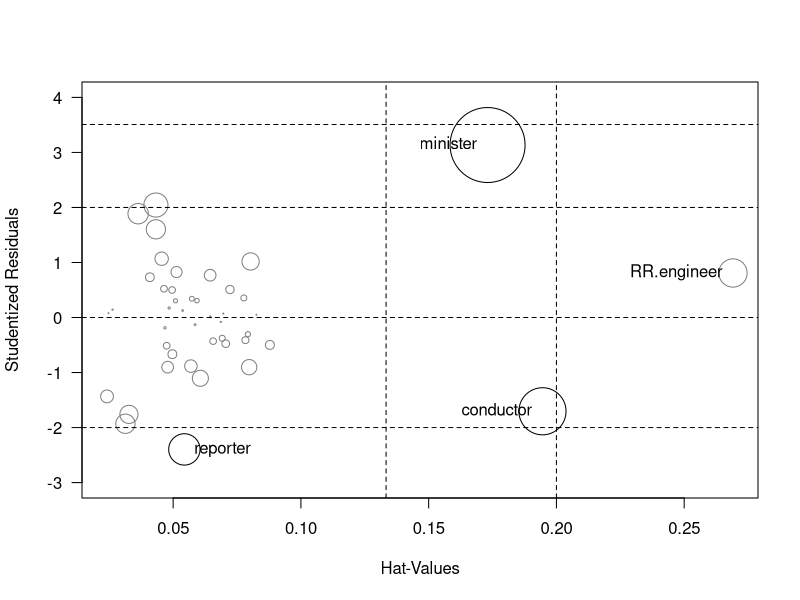

Source code (R): (Note: this script raises an error after producing the figure.)
##-------------------------------------------------------##
## An R Companion to Applied Regression, Second Edition  ##
##    Script for Chapter 8                               ##
##                                                       ##
##    John Fox and Sanford Weisberg                      ##
##    Sage Publications, 2011                            ##
##-------------------------------------------------------##

options(signif.stars=FALSE)

squareit <- function(x) {
  y <- x^2
  y
}
y <- 3
squareit(x=y)
y

inflPlot <- function(model, scale=10, col=c(1, 2),
    identify=TRUE, labels=names(rstud), ... ) {
    # Plot hatvalues, Studentized residuals, and Cook's distances
    #  for a linear or generalized linear model
    # Arguments:
    #  model: an lm or glm model object
    #  scale: a scaling factor for the circles representing Cook's D
    #  col: colors for non-noteworthy and noteworthy points
    #  identify points: label noteworthy points (TRUE or FALSE)
    #  labels: for identified points
    hatval <- hatvalues(model)
    rstud <- rstudent(model)
    cook <- sqrt(cooks.distance(model))
    scale <- scale/max(cook, na.rm = TRUE)
    p <- length(coef(model))
    n <- sum(!is.na(rstud))
    cutoff <- sqrt(4/(n - p))
    plot(hatval, rstud, xlab = "Hat-Values", ylab = "Studentized Residuals",
        cex=scale*cook, col=ifelse(cook > cutoff, col[2], col[1]), ...)
    abline(v = c(2, 3)*p/n, lty = "dashed")
    bonf <- qt(.025/n, df = n - p - 1, lower.tail=FALSE)
    abline(h=c(-bonf, -2, 0, 2, bonf), lty="dashed")
    if (identify)
    {
        noteworthy <- cook > cutoff | abs(rstud) > bonf | hatval > 2*p/n
        pos <- ifelse(hatval - mean(range(hatval, na.rm=TRUE)) <= 0, 4, 2)
        text(hatval[noteworthy], rstud[noteworthy], labels[noteworthy],
            pos = pos[noteworthy])
        return(which(noteworthy))
    }
    else return(invisible(NULL))
}

library(car)  # for Duncan data
inflPlot(lm(prestige ~ income + education, data=Duncan),
    ylim=c(-3, 4), las=1, col=gray(c(0.5, 0)))

(A <- matrix(c(1, 2, -4, 3, 5, 0), nrow=2, ncol=3))
(B <- matrix(1:6, 2, 3))
(C <- matrix(c(2, -2, 0, 1, -1, 1, 4 ,4, -4), 3, 3, byrow=TRUE))
A + B
A - B
A + C  # A and C not of the same order!
2*A

-A
A %*% C
(a <- rep(1, 3))
(b <- c(1, 5, 3))
C %*% a

a %*% C

a %*% b
outer(a, b)
t(B)
solve(C)
solve(C) %*% C  # check

library(MASS)
fractions(solve(C))
solve(C, b)
solve(C) %*% b

X <- cbind(1, as.matrix(Prestige[ , 1:3]))  # model matrix with constant
y <- Prestige[ , "prestige"]  # the response vector

head(X)  # first 6 rows
head(y)
head(Prestige[ , "prestige", drop=FALSE])
solve(t(X) %*% X) %*% t(X) %*% y
lm(prestige ~ education + income + women, data=Prestige)

R <- with(Prestige, cor(cbind(education, income, women)))
R  # correlation matrix
eigen(R)
det(R)
diag(R)  # extract diagonal

diag(R) <- NA  # set diagonal
R

diag(1:3)  # make diagonal matrix

diag(3)  # order-3 identity matrix

abs1 <- function(x) if (x < 0) -x else x
abs1(-5)
abs1(5)
abs1(-3:3)  # wrong! the first element, -3, controls the result

abs2 <- function(x) ifelse(x < 0, -x, x)
abs2(-3:3)

sign1 <- function(x) {
    if (x < 0) -1
        else if (x > 0) 1
            else 0
}
sign1(-5)
sign2 <- function(x){
    ifelse (x < 0, -1,
        ifelse(x > 0, 1, 0))
}
sign2(c(-5, 0, 10))

convert2meters <- function(x,
    units=c("inches", "feet", "yards", "miles")) {
    units <- match.arg(units)
    switch(units,
        inches = x * 0.0254,
        feet = x * 0.3048,
        yards = x * 0.9144,
        miles = x * 1609.344)
}
convert2meters(10) # uses first value of units ("inches") as default
convert2meters(10, "inches") # equivalent to default
convert2meters(3, "feet")
convert2meters(100, "y") # we can abbreviate values if unique
convert2meters(5, "miles")
convert2meters(3, "fathoms")  # produces an error!

fact1 <- function(x){
    if (x <= 1) return(1)
    f <- 1  # initialize
    for (i in 1:x) f <- f * i  # accumulate product
    f  # return result
}
fact1(5)
fact1(5.2)

fact2 <- function(x) {
    if ((!is.numeric(x)) || (x != floor(x))
         || (x < 0) || (length(x) > 1))
        stop("x must be a non-negative integer")
    if (x <= 1) return(1)
    f <- 1  # initialize
    for (i in 1:x) f <- f * i  # accumulate product
    f  # return result
}
fact2(5.2)

fact3 <- function(x){
    if ((!is.numeric(x)) || (x != floor(x))
         || (x < 0) || (length(x) > 1))
        stop("x must be a non-negative integer")
    i <- f <- 1  # initialize
    while (i <= x) {
        f <- f * i  # accumulate product
        i <- i + 1  # increment counter
        }
    f  # return result
}
fact3(5)

fact4 <- function(x) {
    if ((!is.numeric(x)) || (x != floor(x))
         || (x < 0) || (length(x) > 1))
        stop("x must be a non-negative integer")
    i <- f <- 1  # initialize
    repeat {
        f <- f * i  # accumulate product
        i <- i + 1  # increment counter
        if (i > x) break  # termination test
    }
    f  # return result
}
fact4(5)

fact5 <- function(x){
    if (x <= 1) 1  # termination condition
    else x * fact5(x - 1)  # recursive call
}
fact5(5)
trace(fact5)
fact5(5)
untrace(fact5)

fact6 <- fact5
remove(fact5)
fact6(5)  # tries to call the removed fact5

fact7 <- function(x) {
    if (x <= 1) 1
    else x * Recall(x - 1)  # recursive call
}
fact7(5)
fact8 <- fact7
remove(fact7)
fact8(5)  # still works with fact7 removed

head(DavisThin, 10)  # first 10 rows
dim(DavisThin)
DavisThin$thin.drive <- apply(DavisThin, 1, sum)
head(DavisThin$thin.drive, 10)
apply(DavisThin, 2, mean)
colMeans(DavisThin)
DavisThin$thin.drive <- NULL  # remove thin.drive
DavisThin[1, 2] <- DavisThin[2, 4] <- DavisThin[10, 3] <- NA
head(DavisThin, 10)
head(apply(DavisThin, 1, sum), 10)
head(apply(DavisThin, 1, function(x) 7*mean(x, na.rm=TRUE)), 10)
DavisThin[1, 2:5] <- NA  # create more missing data
head(DavisThin, 10)

makeScale <- function(items) {
    if (sum(is.na(items)) >= 4) NA
    else 7*mean(items, na.rm=TRUE)
}
head(apply(DavisThin, 1, makeScale), 10)

thin.list <- as.list(DavisThin)
str(thin.list)  # structure of the result
lapply(thin.list, mean, na.rm=TRUE)
lapply(thin.list, function(x) mean(x, na.rm=TRUE))
sapply(thin.list, mean, na.rm=TRUE)

(result <- integrate(dnorm, lower=-1.96, upper=1.96))
names(result)
(low <- c(-Inf, -3:3))
(high <- c(-3:3, Inf))
(P <- mapply(function(lo, hi) integrate(dnorm, lo, hi)$value,
    lo=low, hi=high))
sum(P)
pnorm(high) - pnorm(low)

Integrate <- Vectorize(
    function(fn, lower, upper) integrate(fn, lower, upper)$value,
    vectorize.args=c("lower", "upper")
    )
Integrate(dnorm, lower=low, upper=high)

set.seed(12345) # to reproduce results in the text
some(Moore)  # randomly sample 10 observations
Moore$fcategory <- factor(Moore$fcategory,
    levels=c("high", "medium", "low"))
with(Moore, tapply(conformity,
   list(Status=partner.status, Authoritarianism=fcategory), mean))
   
time1 <- function(n) {  # inefficient!
    a <- NULL
    for (i in 1:n) a <- c(a, i^2)
    a
}
system.time(time1(30000))
time2 <- function(n) {  # better
    a <- numeric(n)
    for (i in 1:n) a[i] <- i^2
    a
}
system.time(time2(30000))
time3 <- function(n) {  # best
    a <- (1:n)^2
    a
}
system.time(time3(30000))

system.time({
     matrices <- vector(mode="list", length=10000)
     for (i in 1:10000) matrices[[i]] <- matrix(rnorm(10000), 100, 100)
 })
system.time({  # (slightly) inefficient
     matrices <- list()
     for (i in 1:10000) matrices[[i]] <- matrix(rnorm(10000), 100, 100)
 })
system.time({  # inefficient!
     matrices <- list()
     for (i in 1:1000) matrices <-
         c(matrices, list(matrix(rnorm(10000), 100, 100)))
 })

time4 <- function(n) {  # (slightly) inefficient!
    a <- numeric(n)
    for (i in 1:n) a[i] <- 2 * pi * sin(i)
    a
}
system.time(time4(100000))
time5 <- function(n) {  # better
    a <- numeric(n)
    for (i in 1:n)
        a[i] <- sin(i)
    2 * pi * a
}
system.time(time5(100000))

system.time({
    S <- matrix(0, 100, 100)
    for (M in matrices) S <- S + M
})
# opaque and wastes memory!
system.time(S <- apply(array(unlist(matrices),
    dim = c(100, 100, 10000)), 1:2, sum))
# opaque & wastes memory!
S <- rowSums(array(unlist(matrices),
    dim = c(10, 10, 10000)), dims = 2)

lreg1 <- function(X, y, max.iter=10, tol=1E-6, verbose=FALSE){
    # X is the model matrix
    # y is the response vector of 0s and 1s
    # max.iter is the maximum number of iterations
    # tol is a convergence criterion
    # verbose: show iteration history?
    X <- cbind(1, X)  # add constant
    b <- b.last <- rep(0, ncol(X))  # initialize coefficients
    it <- 1  # initialize iteration counter
    while (it <= max.iter){
        if (verbose) cat("\niteration = ", it, ": ", b)
        p <- as.vector(1/(1 + exp(-X %*% b)))
        V <- diag(p * (1 - p))
        var.b <- solve(t(X) %*% V %*% X)
        b <- b + var.b %*% t(X) %*% (y - p)  # update coefficients
        if (max(abs(b - b.last)/(abs(b.last) + 0.01*tol)) < tol) break
        b.last <- b  # update previous coefficients
        it <- it + 1  # increment counter
    }
    if (verbose) cat("\n")  # newline
    if (it > max.iter) warning("maximum iterations exceeded")
    list(coefficients=as.vector(b), var=var.b, iterations=it)
}

head(Mroz)  # first 6 observations
Mroz$lfp <- with(Mroz, ifelse(lfp == "yes", 1, 0))
Mroz$wc <- with(Mroz, ifelse(wc == "yes", 1, 0))
Mroz$hc <- with(Mroz, ifelse(hc == "yes", 1, 0))
mod.mroz.1 <- with(Mroz, lreg1(cbind(k5, k618, age, wc, hc, lwg,
    inc), lfp, verbose=TRUE))
out <- with(mod.mroz.1,
    cbind(Estimate=coefficients, "Std. Error"=sqrt(diag(var))))
rownames(out)[1] <- "Intercept"
out

lreg2 <- function(X, y, method="BFGS") {
    X <- cbind(1, X)
    negLogL <- function(b, X, y){
        p <- as.vector(1/(1 + exp(-X %*% b)))
        - sum(y*log(p) + (1 - y)*log(1 - p))
    }
    grad <- function(b, X, y){
        p <- as.vector(1/(1 + exp(-X %*% b)))
        - colSums((y - p)*X)
    }
    result <- optim(rep(0, ncol(X)), negLogL, gr=grad,
        hessian=TRUE, method=method, X=X, y=y)
    list(coefficients=result$par, var=solve(result$hessian),
        deviance=2*result$value, converged=result$convergence == 0)
}

mod.mroz.2 <- with(Mroz, lreg2(cbind(k5, k618, age, wc, hc, lwg,
     inc), lfp))
mod.mroz.2$coefficients
sqrt(diag(mod.mroz.2$var))
mod.mroz.2$converged

Mroz$LFP <- ifelse(Mroz$lfp==0, "no", "yes")
mod.mroz.2a <- with(Mroz, lreg2(cbind(k5, k618, age, wc, hc, lwg,
     inc), LFP))

makeDigits <- function(x) strsplit(as.character(x), "")[[1]]
makeDigits(123456)
makeDigits(-123456)
makeDigits(1000000000)
options(scipen=100)
makeDigits(1000000000)

makeNumber <- function(x) as.numeric(paste(x, collapse=""))
makeNumber(c("1", "2", "3", "4", "5"))

ones <- c("zero", "one", "two", "three", "four", "five", "six",
    "seven", "eight", "nine")
teens <- c("ten", "eleven", "twelve", "thirteen", "fourteen",
    "fifteen", "sixteen", " seventeen", "eighteen", "nineteen")
names(ones) <- names(teens) <- 0:9
tens <- c("twenty", "thirty", "forty", "fifty", "sixty",
    "seventy", "eighty", "ninety")
names(tens) <- 2:9
suffixes <- c("thousand,", "million,", "billion,", "trillion,")
ones["5"]
teens["3"]
tens["7"]

trim <- function(text){
    gsub("(^\ *)|((\ *|-|,\ zero|-zero)$)", "", text)
}
number2words <- function(x){
   negative <- x < 0
   x <- abs(x)
     digits <- makeDigits(x)
      nDigits <- length(digits)
      result <- if (nDigits == 1) as.vector(ones[digits])
    else if (nDigits == 2)
          if (x <= 19) as.vector(teens[digits[2]])
            else trim(paste(tens[digits[1]], "-", ones[digits[2]], sep=""))
     else if (nDigits == 3) {
          tail <- makeNumber(digits[2:3])
          if (tail == 0) paste(ones[digits[1]], "hundred")
          else trim(paste(ones[digits[1]], "hundred", number2words(tail)))
      }
      else {
          nSuffix <- ((nDigits + 2) %/% 3) - 1
          if (nSuffix > length(suffixes) || nDigits > 15)
              stop(paste(x, "is too large!"))
          pick <- 1:(nDigits - 3*nSuffix)
          trim(paste(number2words(makeNumber(digits[pick])),
              suffixes[nSuffix], number2words(makeNumber(digits[-pick]))))
      }
      if (negative) paste("minus", result) else result
  }

number2words(123456789)
number2words(-123456789)
number2words(-123456000)

options(scipen=0)

numbers2words <- function(x, billion=c("US", "UK"),
    and=if (billion == "US") "" else "and") {
    billion <- match.arg(billion)
    trim <- function(text) {
        gsub("(^\ *)|((\ *|-|,\ zero|-zero)$)", "", text)
    }
    makeNumber <- function(x) as.numeric(paste(x, collapse=""))
    makeDigits <- function(x) strsplit(as.character(x), "")[[1]]
    helper <- function(x) {
        negative <- x < 0
        x <- abs(x)
        digits <- makeDigits(x)
        nDigits <- length(digits)
        result <- if (nDigits == 1) as.vector(ones[digits])
        else if (nDigits == 2)
            if (x <= 19) as.vector(teens[digits[2]])
                else trim(paste(tens[digits[1]], "-", ones[digits[2]], sep=""))
        else if (nDigits == 3) {
            tail <- makeNumber(digits[2:3])
            if (tail == 0) paste(ones[digits[1]], "hundred")
                else trim(paste(ones[digits[1]], trim(paste("hundred", and)),
                    helper(tail)))
        }
        else {
            nSuffix <- ((nDigits + 2) %/% 3) - 1
            if (nSuffix > length(suffixes) || nDigits > 15)
                stop(paste(x, "is too large!"))
            pick <- 1:(nDigits - 3*nSuffix)
            trim(paste(helper(makeNumber(digits[pick])),
                suffixes[nSuffix], helper(makeNumber(digits[-pick]))))
        }
        if (billion == "UK"){
            words <- strsplit(result, " ")[[1]]
            if (length(grep("million,", words)) > 1)
                result <- sub(" million, ", ", ", result)
        }
        if (negative) paste("minus", result) else result
    }
    opts <- options(scipen=100)
    on.exit(options(opts))
    ones <- c("zero", "one", "two", "three", "four", "five", "six", "seven",
        "eight", "nine")
    teens <- c("ten", "eleven", "twelve", "thirteen", "fourteen", "fifteen",
        "sixteen", " seventeen", "eighteen", "nineteen")
    names(ones) <- names(teens) <- 0:9
    tens <- c("twenty", "thirty", "forty", "fifty", "sixty", "seventy", "eighty",
        "ninety")
    names(tens) <- 2:9
    suffixes <- if (billion == "US")
                    c("thousand,", "million,", "billion,", "trillion,")
                else
                    c("thousand,", "million,", "thousand million,", "billion,")
    x <- round(x)
    if (length(x) > 1) sapply(x, helper) else helper(x)
}

numbers2words(c(1234567890123, -0123, 1000))
numbers2words(c(1234567890123, -0123, 1000), billion="UK")
numbers2words(c(1234567890123, -0123, 1000), and="and")

# bugged!
lreg3 <- function(X, y, max.iter=10, tol=1E-6, verbose=FALSE) {
    X <- cbind(1, X)
    b <- b.last <- rep(0, ncol(X))
    it <- 1
    while (it <= max.iter){
        if (verbose) cat("\niteration = ", it, ": ", b)
        p <- 1/(1 + exp(-X %*% b))
        V <- diag(p * (1 - p))
        var.b <- solve(t(X) %*% V %*% X)
        b <- b + var.b %*% t(X) %*% (y - p)
        if (max(abs(b - b.last)/(abs(b.last) + 0.01*tol)) < tol) break
        b.last <- b
        it <- it + 1
    }
    if (it > max.iter) warning("maximum iterations exceeded")
    if (verbose) cat("\n")
    list(coefficients=as.vector(b), var=var.b, iterations=it)
}

mod.mroz.1b <- with(Mroz,
    lreg3(cbind(k5, k618, age, wc, hc, lwg, inc), lfp))
traceback()

lreg3 <- function(X, y, max.iter=10, tol=1E-6, verbose=FALSE) {
    X <- cbind(1, X)
    b <- b.last <- rep(0, ncol(X))
    it <- 1
    while (it <= max.iter){
        if (verbose) cat("\niteration = ", it, ": ", b)
        p <- 1/(1 + exp(-X %*% b))
        V <- diag(p * (1 - p))
      browser()
        var.b <- solve(t(X) %*% V %*% X)
        b <- b + var.b %*% t(X) %*% (y - p)
        if (max(abs(b - b.last)/(abs(b.last) + 0.01*tol)) < tol) break
        b.last <- b
        it <- it + 1
      }
    if (it > max.iter) warning("maximum iterations exceeded")
    if (verbose) cat("\n")
    list(coefficients=as.vector(b), var=var.b, iterations=it)
}

mod.mroz.1b <- with(Mroz,
     lreg3(cbind(k5, k618, age, wc, hc, lwg, inc), lfp))
objects() # in local environment of lreg3
str(X)
str(V)
str(p)
str(p * (1 - p))
Q

# restore original bugged function
lreg3 <- function(X, y, max.iter=10, tol=1E-6, verbose=FALSE) {
    X <- cbind(1, X)
    b <- b.last <- rep(0, ncol(X))
    it <- 1
    while (it <= max.iter){
        if (verbose) cat("\niteration = ", it, ": ", b)
        p <- 1/(1 + exp(-X %*% b))
        V <- diag(p * (1 - p))
        var.b <- solve(t(X) %*% V %*% X)
        b <- b + var.b %*% t(X) %*% (y - p)
        if (max(abs(b - b.last)/(abs(b.last) + 0.01*tol)) < tol) break
        b.last <- b
        it <- it + 1
    }
    if (it > max.iter) warning("maximum iterations exceeded")
    if (verbose) cat("\n")
    list(coefficients=as.vector(b), var=var.b, iterations=it)
}

options(error=dump.frames)
mod.mroz.1b <- with(Mroz,
    lreg3(cbind(k5, k618, age, wc, hc, lwg, inc), lfp))
debugger()
5
str(X)
str(V)
Q
options(error=NULL)

set.seed(12345)  # for reproducibility
X <- matrix(rnorm(5000*10), 5000, 10)
y <- rbinom(5000, 1, prob=1/(1 + exp(- cbind(1, X) %*% rep(1, 11))))

system.time(mod.1 <- lreg1(X, y))
mod.1$coef
system.time(mod.2 <- lreg2(X, y))
mod.2$coef
system.time(mod.glm <- glm(y ~ X, family=binomial))
coef(mod.2)

(tmp <- tempfile()) # create temporary file
Rprof(tmp, memory.profiling=TRUE) # turn on profiling
mod.1 <- lreg1(X, y)
Rprof() # turn off profiling
summaryRprof(tmp, memory="both") # summarize results
unlink(tmp) # delete temporary file

lreg4 <- function(X, y, max.iter=10, tol=1E-6) {
    X <- cbind(1, X)
    b <- b.last <- rep(0, ncol(X))
    it <- 1
    while (it <= max.iter){
        p <- as.vector(1/(1 + exp(-X %*% b)))
        var.b <- solve(crossprod(X, p * (1 - p) * X))
        b <- b + var.b %*% crossprod(X, y - p)
        if (max(abs(b - b.last)/(abs(b.last) + 0.01*tol)) < tol) break
        b.last <- b
        it <- it + 1
    }
    if (it > max.iter) warning("maximum iterations exceeded")
    list(coefficients=as.vector(b), var=var.b, iterations=it)
}

system.time(mod.1c <- lreg4(X, y))
mod.1c$coef

tmp <- tempfile()
Rprof(tmp, memory.profiling=TRUE, interval=0.002)
mod.1c <- lreg4(X, y)
Rprof()
summaryRprof(tmp, memory="both")$by.total
unlink(tmp)

summary
print

lreg <- function(X, ...){
    UseMethod("lreg")
    }

lreg.default <- function(X, y, predictors=colnames(X), max.iter=10,
        tol=1E-6, constant=TRUE, ...) {
    if (!is.numeric(X) || !is.matrix(X))
        stop("X must be a numeric matrix")
    if (!is.numeric(y) || !all(y == 0 | y == 1))
        stop("y must contain only 0s and 1s")
    if (nrow(X) != length(y))
        stop("X and y contain different numbers of observations")
    if (constant) {
        X <- cbind(1, X)
        colnames(X)[1] <- "Constant"
    }
    b <- b.last <- rep(0, ncol(X))
    it <- 1
    while (it <= max.iter){
        p <- as.vector(1/(1 + exp(-X %*% b)))
        var.b <- solve(crossprod(X, p * (1 - p) * X))
        b <- b + var.b %*% crossprod(X, y - p)
        if (max(abs(b - b.last)/(abs(b.last) + 0.01*tol)) < tol) break
        b.last <- b
        it <- it + 1
    }
    if (it > max.iter) warning("maximum iterations exceeded")
    dev <- -2*sum(y*log(p) + (1 - y)*log(1 - p))
    result <- list(coefficients=as.vector(b), var=var.b,
        deviance=dev, converged= it <= max.iter,
        predictors=predictors, iterations = it)
    class(result) <- "lreg"
    result
}

mod.mroz.3 <- with(Mroz, lreg(cbind(k5, k618, age, wc, hc, lwg, inc), lfp))
class(mod.mroz.3)
str(mod.mroz.3) # to avoid printing the entire object

print.lreg <- function(x, ...) {
    coef <- x$coefficients
    names(coef) <- x$predictors
    print(coef)
    invisible(x)
}

summary.lreg <- function(object, ...) {
    b <- object$coefficients
    se <- sqrt(diag(object$var))
    z <- b/se
    table <- cbind(b, se, z, 2*(1-pnorm(abs(z))))
    colnames(table) <- c("Estimate", "Std.Err", "z value", "Pr(>|z|)")
    rownames(table) <- object$predictors
    result <- list(coef=table, deviance=object$deviance,
        converged=object$converged)
    class(result) <- "summary.lreg"
    result
}

print.summary.lreg <- function(x, ...) {
    printCoefmat(x$coef, signif.stars=FALSE)
    cat("\nDeviance =", x$deviance,"\n")
    if (!x$converged) cat("\n Note: lreg did not converge\n")
    invisible(x)
}

mod.mroz.3
summary(mod.mroz.3)

setClass("lreg5",
    representation(coefficients="numeric", var="matrix",
        deviance="numeric", predictors="character",
        iterations="numeric"))

lreg5 <- function(X, y, predictors=colnames(X), max.iter=10,
        tol=1E-6, constant=TRUE, ...) {
    if (!is.numeric(X) || !is.matrix(X))
        stop("X must be a numeric matrix")
    if (!is.numeric(y) || !all(y == 0 | y == 1))
        stop("y must contain only 0s and 1s")
    if (nrow(X) != length(y))
        stop("X and y contain different numbers of observations")
    if (constant) {
        X <- cbind(1, X)
        colnames(X)[1] <- "Constant"
    }
    b <- b.last <- rep(0, ncol(X))
    it <- 1
    while (it <= max.iter){
        p <- as.vector(1/(1 + exp(-X %*% b)))
        var.b <- solve(crossprod(X, p * (1 - p) * X))
        b <- b + var.b %*% crossprod(X, y - p)
        if (max(abs(b - b.last)/(abs(b.last) + 0.01*tol)) < tol) break
        b.last <- b
        it <- it + 1
    }
    if (it > max.iter) warning("maximum iterations exceeded")
    dev <- -2*sum(y*log(p) + (1 - y)*log(1 - p))
    result <- new("lreg5", coefficients=as.vector(b), var=var.b,
        deviance=dev, predictors=predictors, iterations=it)
    result
}

mod.mroz.4 <- with(Mroz,
    lreg5(cbind(k5, k618, age, wc, hc, lwg, inc), lfp))
class(mod.mroz.4)
slotNames(mod.mroz.4)
str(mod.mroz.4)

show
setMethod("show", signature(object="lreg5"),
    definition=function(object) {
            coef <- object@coefficients
            names(coef) <- object@predictors
            print(coef)
        }
    )
    
mod.mroz.4

setMethod("summary", signature(object="lreg5"),
    definition=function(object, ...) {
            b <- object@coefficients
            se <- sqrt(diag(object@var))
            z <- b/se
            table <- cbind(b, se, z, 2*(1-pnorm(abs(z))))
            colnames(table) <- c("Estimate", "Std.Err", "Z value", "Pr(>z)")
            rownames(table) <- object@predictors
            printCoefmat(table)
            cat("\nDeviance =", object@deviance,"\n")
        }
    )
    
summary(mod.mroz.4)

lreg.formula <- function(formula, data, subset, na.action, model = TRUE,
    contrasts = NULL, ...) {
    call <- match.call()  # returns the function call
    mf <- match.call(expand.dots = FALSE)  # the function call w/o ...
    args <- match(c("formula", "data", "subset", "na.action"),
        names(mf), 0)  # which arguments are present?
    mf <- mf[c(1, args)]
    mf$drop.unused.levels <- TRUE
    mf[[1]] <- as.name("model.frame")
    mf <- eval.parent(mf)  # create a model frame
    terms <- attr(mf, "terms")  # terms object for the model
    y <- model.response(mf)  # response variable
    values <- sort(unique(y))
    if (length(values) != 2) stop("the response variable is not binary")
    y <- as.numeric(y == values[2])  # higher value coded 1, lower coded 0
    X <- model.matrix(terms, mf, contrasts)  # model matrix
    mod <- lreg.default(X, y, predictors=colnames(X), constant=FALSE, ...)
    mod$na.action <- attr(mf, "na.action")
    mod$contrasts <- attr(X, "contrasts")
    mod$xlevels <- .getXlevels(terms, mf)
    mod$call <- call
    mod$terms <- terms
    if (model)  mod$model <- mf
    mod
}

vcov.lreg <- function(object, ...) {
    object$var
}

remove(Mroz) # delete modified Mroz data set
mod.lreg <- lreg(lfp ~ ., data=Mroz) # Mroz will be found in car
mod.lreg
str(vcov(mod.lreg))  # i.e., an 8 x 8 matrix
coef(mod.lreg) # inherits coef.default

Glmnet <- function(formula, data, subset, na.action, ...) {
    call <- match.call()  # returns the function call
    mf <- match.call(expand.dots = FALSE)  # the function call w/o ...
    args <- match(c("formula", "data", "subset", "na.action"),
        names(mf), 0)  # which arguments are present?
    mf <- mf[c(1, args)]
    mf$drop.unused.levels <- TRUE
    mf[[1]] <- as.name("model.frame")
    mf <- eval.parent(mf)  # create a model frame
    terms <- attr(mf, "terms")  # terms object for the model
    y <- model.response(mf)  # response variable
    X <- model.matrix(terms, mf, contrasts)  # model matrix
    glmnet(X,y,...)
}

library(glmnet)
args(glmnet)
g1 <- Glmnet(prestige ~ income + education + women + type,
    data=Prestige)
class(g1)

f <- function(x) x + a
a <- 10
x <- 5
f(2)

f <- function(x) {
    a <- 5
    g(x)
}
g <- function(y) y + a
f(2)

f <- function(x) {
    a <- 5
    g <- function(y) y + a
    g(x)
}
f(2)

makePower <- function(power) {
    function(x) x^power
}

square <- makePower(2)
square
square(4)

cuberoot <- makePower(1/3)
cuberoot
cuberoot(64)

m1 <- lm(prestige ~ income + education + women + type,
    data=na.omit(Prestige))
yhat2 <- predict(m1)^2
m2 <- update(m1, . ~ . + yhat2)
test <- summary(m2)$coef["yhat2", 3]
pval <- 2*pnorm(abs(test), lower.tail=FALSE)
c(TukeyTest=test, Pvalue=pval)

tukeyTest <- function(model) {  # bugged!
   yhat2 <- predict(model)^2
   m2 <- update(model, . ~ . + yhat2)
   test <- summary(m2)$coef["yhat2", 3]
   pval <- 2*pnorm(abs(test), lower.tail=FALSE)
   c(TukeyTest=test, Pvalue=pval)
}
remove(yhat2)
tukeyTest(m1)

tukeyTest <- function(model) {
    yhat2 <<- predict(model)^2  # note the use of "<<-"
    m2 <- update(model, . ~ . + yhat2)
    test <- summary(m2)$coef["yhat2", 3]
    pval <- 2*pnorm(abs(test), lower.tail=FALSE)
    rm(yhat2, envir=globalenv())
    c(TukeyTest=test, Pvalue=pval)
}
tukeyTest(m1)

getAnywhere(tukeyNonaddTest)
